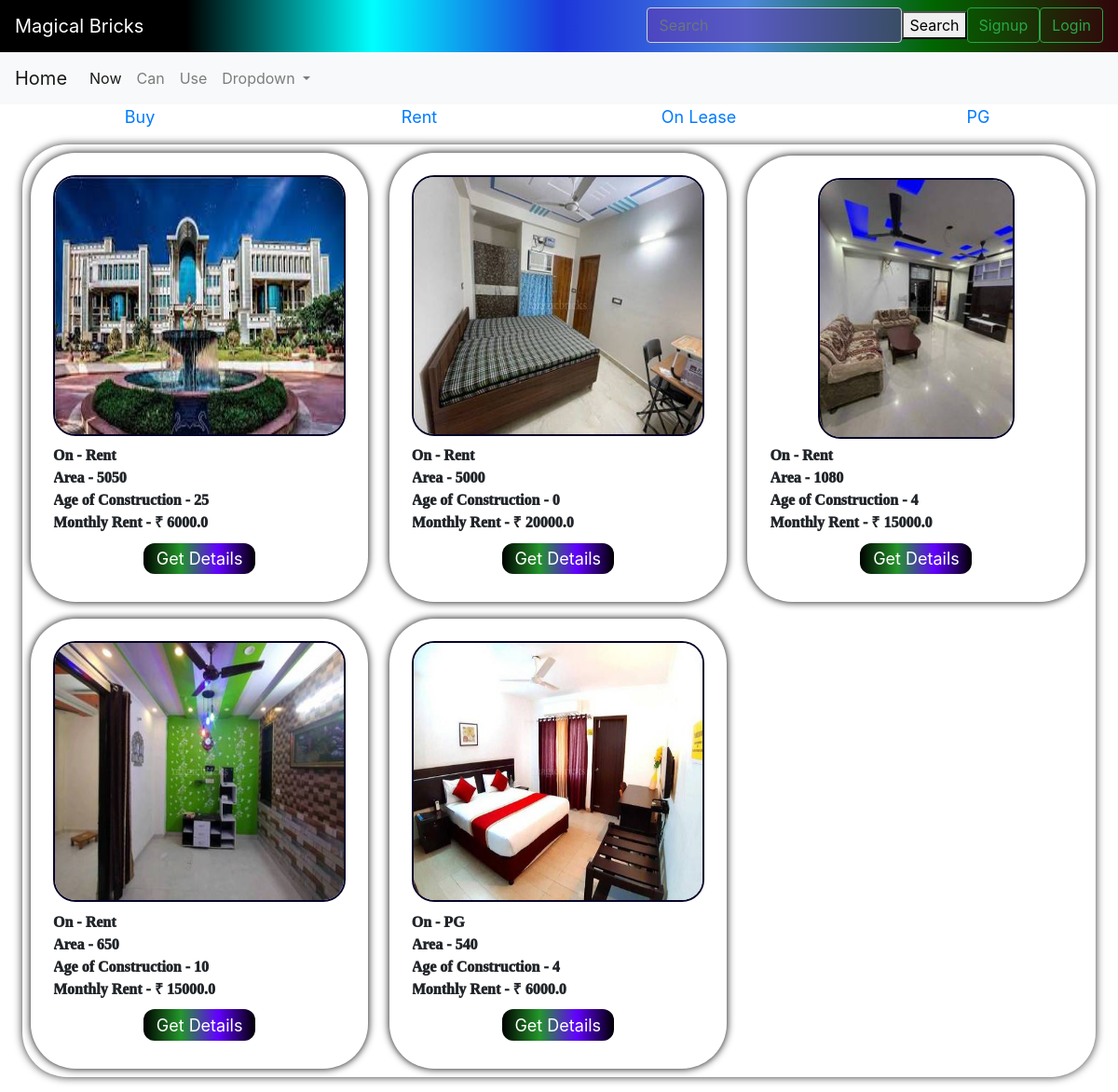
The page / on the database its author committed.
### bricks/models.py (models this page shows, shortened)
class category(models.Model):
    cat=models.CharField(max_length=50)
    def __str__(self) :
        return self.cat

class built(models.Model):
    name=models.CharField(max_length=500,blank=False,null=True,default=None)
    owner_phone=models.IntegerField(null=True, blank=False)
    owner_name=models.CharField(max_length=500,blank=False,null=True,default=None)
    cat=models.ForeignKey("category", null=True , on_delete=models.CASCADE, default=None)
    area=models.IntegerField()
    floors=models.IntegerField()
    status=models.CharField(max_length=50,choices=st)
    faces=models.CharField(choices=direction, max_length=50, blank=False)
    p_type=models.CharField(max_length=10, default="Built")
    furnished_status=models.CharField(max_length=50,choices=state, blank=False, null=True)
    type_of_ownership=models.CharField(max_length=50,choices=too)
    price=models.FloatField(default=0,null=True)
    age=models.IntegerField()
    address=models.CharField(max_length=200, blank= False, default=None, null=True, unique=True)
    images=models.ImageField(upload_to='images/')

### bricks/views.py (the view, shortened to what this page needs)
# urls.py: 2. Add a URL to urlpatterns:  path('', views.home, name='home')
def home(request):
    y=category.objects.all()
    p=land.objects.all()
    q=built.objects.all()
    if request.method== 'GET':
        return render(request,'bricks/home.html',{'signup_form':UserCreationForm(),"obj":p,"obj2":q,"y":y,"login_form":AuthenticationForm()})
    return render(request,'bricks/home.html',{'signup_form':UserCreationForm(),"obj":p,"obj2":q,"y":y,"login_form":AuthenticationForm()})

### bricks/templates/bricks/home.html (shortened to what this page needs)
<!DOCTYPE html>
<html lang="en">
<head>
  {% load static %}
  <link rel="stylesheet" href="{% static 'bricks/style_home.css' %}" />
</head>
<body>
    {% include "bricks/navbar.html" %}
  <div class="main">
    {% if y %} {% for x in y %}
    <a href="{% url 'properties' %}?category={{x.id}}" id="cat">
      <div class="heading">{{x.cat}}</div>
    </a>
    {% endfor %} {% endif %}
  </div>
  <div class="properties" >
    {% if obj2 %}
    {% for y in obj2 %}
    <div  class="property">
      <div class="imgs"><img  src="{{y.images.url}}" alt=""></div>
      <div class="info_items">On - {{y.cat}}</div>
      <div class="info_items">Area - {{y.area}}</div>
      <div class="info_items">Age of Construction - {{y.age}}</div>
      {% if y.cat.cat == "Rent" or y.cat.cat == "PG" %}
      <div class="info_items">Monthly Rent - &#8377 {{y.price}}</div>
      {% else %}
      <div class="info_items">Price - &#8377 {{y.price}}</div>
      {% endif %}
      <a href="{% url 'property_details' y.id %}?p_type={{y.p_type}}" id="details_button">
        <div id="details_button">
          Get Details
        </div>
      </a>
    </div>
    {% endfor %}
    {% endif %}
  </div>
</body>
</html>

### bricks/static/bricks/style_home.css (style rules this page uses)
.main { display: flex; }
#cat { flex: 1; font-size: 1.5vw; background:linear-gradient(90deg ); }
.heading { margin: auto; justify-content: center; text-align: center; }
.properties { border-color: black; border-width: 1vw; display:block; background-color: #fff; border-radius: 4vw; box-shadow: 0 0 10px rgba(0, 0, 0, 0.8); margin: 2vh 2vw; width:fit-content; max-width: auto; height: fit-content; }
.property { display:inline-block; justify-items: center; background-color: #fff; box-shadow: 0 0 0.75vw rgb(5, 0, 0); border-radius: 4vw; margin: 0.75vw; padding: 3vh 3vh; height: fit-content; width: 31.44%; }
.info_items { display:flex; border-radius: 2vw; overflow: hidden; height: fit-content; box-sizing: border-box; width: 100%; font-family: cursive; font-weight: 1000; }
.imgs { border: 0.2vw solid rgb(6, 4, 40);; border-radius: 2vw; display:inline-flex; overflow: hidden; box-sizing: border-box; width: 100%; height: 35vh; margin-bottom: 3%; }
.imgs>img { width: 100%; object-fit:fill; }
#details_button { text-decoration:none; display:flex; margin: 3% auto; padding:auto; height: 2.5vw; text-align: center; justify-content: center; font-size: 1.5vw;; color:white; width: 10vw; border-radius: 1vw; background:linear-gradient(90deg,rgb(0, 0, 0),rgb(36, 150, 43),rgb(98, 0, 255),rgb(0, 0, 0)); }

### rows shown on the page
category: cat "Buy"
category: cat "Rent"
category: cat "On Lease"
category: cat "PG"
built: images (picture), cat "Rent", area "5050", age "25", price "6000.0"
built: images (picture), cat "Rent", area "5000", age "0", price "20000.0"
built: images (picture), cat "Rent", area "1080", age "4", price "15000.0"
built: images (picture), cat "Rent", area "650", age "10", price "15000.0"
built: images (picture), cat "PG", area "540", age "4", price "6000.0"
